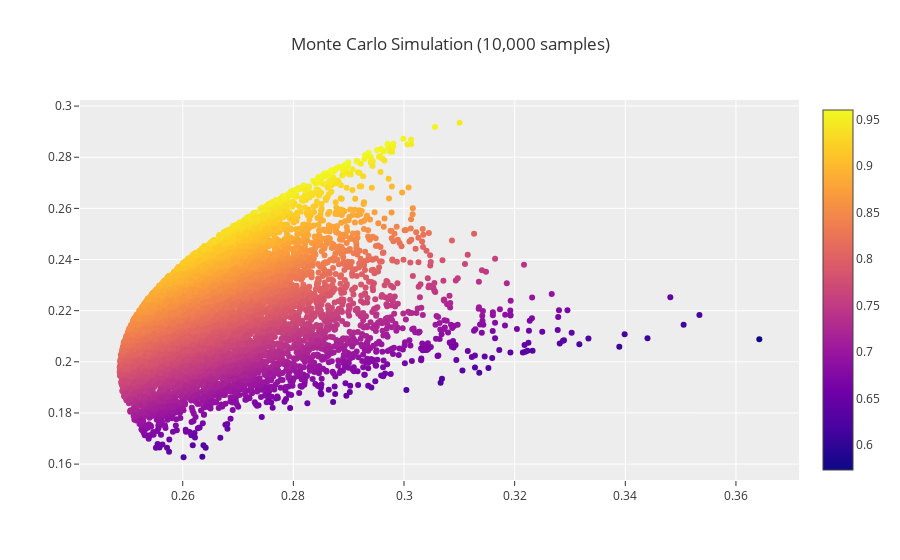

The notebook cell this image was saved under:
### Code cell
fig = go.Figure()
fig.add_trace(go.Scatter(x=mc_portfolio_vol,y=mc_portfolio_returns,mode='markers',
                         marker=dict(color=mc_sr,colorscale='Plasma',showscale=True)))
fig.update_layout(title='Monte Carlo Simulation (10,000 samples)',template='ggplot2')

### Figure 1 — Plotly figure (JSON) as saved in the notebook; plotly's stock layout.template omitted (floating-point values rounded to 4 significant figures; data arrays with more than 128 entries replaced by an {"elided": "..."} marker saying what was removed)
{"data": [{"marker": {"color": {"elided": "10000 float values"}, "colorscale": [[0, "#0d0887"], [0.1111, "#46039f"], [0.2222, "#7201a8"], [0.3333, "#9c179e"], [0.4444, "#bd3786"], [0.5556, "#d8576b"], [0.6667, "#ed7953"], [0.7778, "#fb9f3a"], [0.8889, "#fdca26"], [1, "#f0f921"]], "showscale": true}, "mode": "markers", "type": "scatter", "x": {"elided": "10000 float values"}, "y": {"elided": "10000 float values"}}], "layout": {"autosize": true, "title": {"text": "Monte Carlo Simulation (10,000 samples)"}, "xaxis": {"autorange": true, "range": [0.2412, 0.3716], "type": "linear"}, "yaxis": {"autorange": true, "range": [0.1519, 0.3043], "type": "linear"}}}
